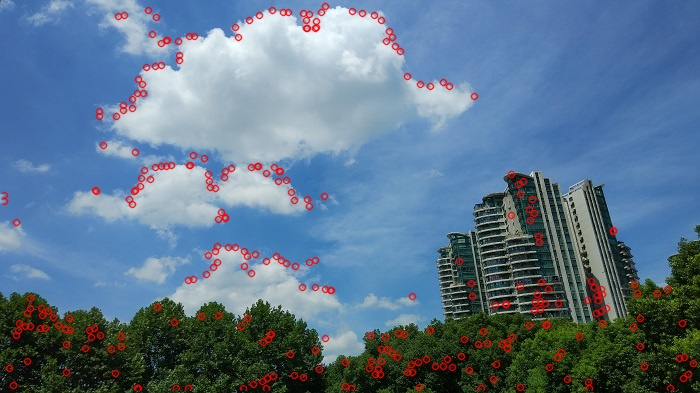

This figure's Python source:
# coding=utf-8
import cv2
import numpy as np
from matplotlib import pyplot as plt


def calcV(window1, window2):
    # 用于计算窗口间的差异
    win1 = np.int32(window1)
    win2 = np.int32(window2)
    diff = win1 - win2
    diff = diff * diff
    return np.sum(diff)


def getWindow(img, i, j, win_size):
    # 获得指定范围、大小的窗口内容
    if win_size % 2 == 0:
        win = None
        return win
    half_size = win_size / 2
    start_x = i - half_size
    start_y = j - half_size
    end_x = i + half_size + 1
    end_y = j + half_size + 1
    win = img[start_x:end_x, start_y:end_y]
    return win


def getWindowWithRange(img, i, j, win_size):
    # 获取指定范围、大小的窗口内容以及坐标
    if win_size % 2 == 0:
        win = None
        return win
    half_size = win_size / 2
    start_x = i - half_size
    start_y = j - half_size
    end_x = i + half_size + 1
    end_y = j + half_size + 1
    win = img[start_x:end_x, start_y:end_y]
    return win, start_x, end_x, start_y, end_y


def get8directionWindow(img, i, j, win_size, win_offset):
    # 获取8个方向的不同窗口内容
    half_size = win_size / 2
    win_tl = img[i - win_offset - half_size:i - win_offset + half_size + 1,
             j - win_offset - half_size:j - win_offset + half_size + 1]
    win_t = img[i - win_offset - half_size:i - win_offset + half_size + 1,
            j - half_size:j + half_size + 1]
    win_tr = img[i - win_offset - half_size:i - win_offset + half_size + 1,
             j + win_offset - half_size:j + win_offset + half_size + 1]
    win_l = img[i - half_size:i + half_size + 1,
            j - win_offset - half_size:j - win_offset + half_size + 1]
    win_r = img[i - half_size:i + half_size + 1,
            j + win_offset - half_size:j + win_offset + half_size + 1]
    win_bl = img[i + win_offset - half_size:i + win_offset + half_size + 1,
             j - win_offset - half_size:j - win_offset + half_size + 1]
    win_b = img[i + win_offset - half_size:i + win_offset + half_size + 1,
            j - half_size:j + half_size + 1]
    win_br = img[i + win_offset - half_size:i + win_offset + half_size + 1,
             j + win_offset - half_size:j + win_offset + half_size + 1]
    return win_tl, win_t, win_tr, win_l, win_r, win_bl, win_b, win_br


def nonMaximumSupression(mat, nonMaxValue=0):
    mask = np.zeros(mat.shape, mat.dtype) + nonMaxValue
    max_value = np.max(mat)
    loc = np.where(mat == max_value)
    row = loc[0]
    col = loc[1]
    mask[row, col] = max_value
    return mask, row, col


def getScore(item):
    return item[2]


def getKeypoints(keymap, nonMaxValue, nFeature=-1):
    # 用于获取角点的坐标以及对角点进行排序筛选
    loc = np.where(keymap != nonMaxValue)
    xs = loc[1]
    ys = loc[0]
    print xs.__len__(), 'keypoints were found.'
    kps = []
    for x, y in zip(xs, ys):
        kps.append([x, y, keymap[y, x]])

    if nFeature != -1:
        kps.sort(key=getScore)
        kps = kps[:nFeature]
        print kps.__len__(), 'keypoints were selected.'
    return kps


def drawKeypoints(img, kps):
    for kp in kps:
        pt = (kp[0], kp[1])
        cv2.circle(img, pt, 3, [0, 0, 255], 1, cv2.LINE_AA)
    return img


def getMoravecKps(img_path, win_size=3, win_offset=1, nonMax_size=5, nonMaxValue=0, nFeature=-1, thCRF=-1):
    """
    将上面的步骤整合为一个函数，方便调用

    :param img_path: 影像的路径
    :param win_size: 滑动窗口的大小
    :param win_offset: 窗口偏移的距离
    :param nonMax_size: 非极大值抑制的滑动窗口大小
    :param nonMaxValue: 非极大值抑制时，非极大值被赋的值
    :param nFeature: 打算提取的角点个数，-1表示自动
    :param thCRF: 在对CRF进行筛选时使用的阈值，-1表示自动计算平均值作为阈值
    :return:
    """
    print "step 1:read image"
    img_rgb = cv2.imread(img_path)
    img = cv2.cvtColor(img_rgb, cv2.COLOR_BGR2GRAY)
    img_h = img.shape[0]
    img_w = img.shape[1]
    print "=>image size:", img_h, '*', img_w

    keymap = np.zeros([img_h, img_w], np.int32)

    print "step 2:calculate score value using sliding window"
    safe_range = win_offset + win_size
    for i in range(safe_range, img_h - safe_range):
        for j in range(safe_range, img_w - safe_range):
            win = getWindow(img, i, j, win_size)
            win_tl, win_t, win_tr, win_l, win_r, win_bl, win_b, win_br = get8directionWindow(img, i, j, win_size,
                                                                                             win_offset)
            v1 = calcV(win, win_tl)
            v2 = calcV(win, win_t)
            v3 = calcV(win, win_tr)
            v4 = calcV(win, win_l)
            v5 = calcV(win, win_r)
            v6 = calcV(win, win_bl)
            v7 = calcV(win, win_b)
            v8 = calcV(win, win_br)
            c = min(v1, v2, v3, v4, v5, v6, v7, v8)
            keymap[i, j] = c

    if thCRF == -1:
        # CRF的平均值作为筛选阈值
        mean_c = np.mean(keymap)
        print '=>auto threshold for score value:', mean_c
    else:
        mean_c = thCRF
        print '=>threshold for score value:', mean_c

    print "step 3:filter keypoints using threshold..."
    cv2.imwrite("keymap.jpg", keymap)
    keymap = np.where(keymap < mean_c, 0, keymap)
    cv2.imwrite("keymap_th.jpg", keymap)

    print "step 4:non maximum supression..."
    for i in range(safe_range, img_h - safe_range):
        for j in range(safe_range, img_w - safe_range):
            win, stx, enx, sty, eny = getWindowWithRange(keymap, i, j, nonMax_size)
            nonMax_win, row, col = nonMaximumSupression(win)
            keymap[stx:enx, sty:eny] = nonMax_win
    cv2.imwrite("keymap_nonMax.jpg", keymap)

    print "step 5:get keypoint location and draw points."
    kps = getKeypoints(keymap, nonMaxValue=nonMaxValue, nFeature=nFeature)
    img_kps = drawKeypoints(img_rgb, kps)
    return kps, img_kps


if __name__ == '__main__':
    kps, img = getMoravecKps("img.jpg", nFeature=300)
    cv2.imwrite("moravec.jpg", img)
    cv2.imshow("img", img)
    cv2.waitKey(0)
